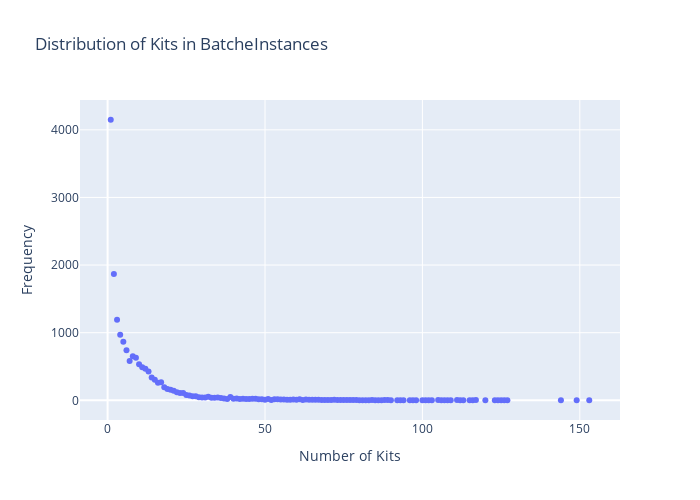

The code cell stored with this chart in its notebook:
### Code cell
cypher_kits_in_batch_distribution = """
    MATCH (n:BatchInstance)
    WITH size(n.kits) AS number_kits
    RETURN number_kits, count(number_kits) AS frequency 
"""
def kits_in_batch_distribution(uri, username, password, cypher_kits_in_batch_distribution):
    driver = GraphDatabase.driver(uri, auth=(username, password))
    with driver.session() as session:
        result = session.run(cypher_kits_in_batch_distribution)
        data = result.data()
        return data
    
results_kits_in_batch_distribution = kits_in_batch_distribution(uri, username, password, cypher_kits_in_batch_distribution)

number_kits = [record['number_kits'] for record in results_kits_in_batch_distribution]
frequency = [record['frequency'] for record in results_kits_in_batch_distribution]

fig = px.scatter(x=number_kits, y=frequency, title='Distribution of Kits in BatcheInstances', labels={'x':'Number of Kits', 'y':'Frequency'})
fig.update_layout(width=700, height=500)


fig.show()

#pio.write_image(fig, 'Distribution_of_Kits_in_BatcheInstances.png', width=800, height=400, scale=3)

### Figure 1 — Plotly figure (JSON) as saved in the notebook; plotly's stock layout.template omitted (floating-point values rounded to 4 significant figures)
{"data": [{"hovertemplate": "Number of Kits=%{x}<br>Frequency=%{y}<extra></extra>", "legendgroup": "", "marker": {"color": "#636efa", "symbol": "circle"}, "mode": "markers", "name": "", "orientation": "v", "showlegend": false, "type": "scatter", "x": [16, 1, 98, 18, 34, 20, 8, 47, 4, 17, 11, 15, 10, 9, 32, 14, 2, 38, 53, 81, 5, 7, 6, 77, 13, 45, 89, 29, 64, 54, 39, 28, 23, 24, 66, 61, 43, 33, 3, 88, 12, 57, 56, 31, 68, 37, 36, 46, 21, 48, 52, 19, 44, 25, 73, 76, 35, 74, 22, 55, 27, 26, 79, 41, 42, 65, 49, 51, 40, 63, 58, 30, 111, 60, 105, 50, 78, 84, 62, 59, 75, 67, 71, 70, 97, 69, 92, 100, 90, 83, 125, 153, 72, 116, 87, 93, 80, 101, 124, 106, 94, 102, 85, 120, 86, 96, 117, 108, 112, 82, 107, 127, 144, 149, 126, 103, 115, 123, 113, 109], "xaxis": "x", "y": [259, 4149, 2, 195, 39, 155, 652, 22, 970, 269, 488, 305, 532, 631, 53, 337, 1869, 20, 14, 2, 866, 581, 740, 4, 425, 18, 3, 46, 8, 14, 48, 60, 109, 109, 10, 14, 25, 37, 1190, 4, 466, 7, 12, 41, 6, 28, 33, 22, 142, 16, 5, 167, 18, 79, 5, 3, 42, 5, 118, 12, 61, 70, 6, 28, 21, 9, 15, 21, 23, 12, 10, 42, 3, 7, 5, 7, 6, 4, 4, 11, 4, 8, 5, 5, 2, 5, 2, 1, 2, 2, 2, 1, 7, 1, 1, 1, 2, 2, 1, 2, 1, 1, 2, 1, 1, 1, 3, 1, 1, 2, 1, 1, 2, 1, 1, 1, 1, 1, 1, 1], "yaxis": "y"}], "layout": {"height": 500, "legend": {"tracegroupgap": 0}, "title": {"text": "Distribution of Kits in BatcheInstances"}, "width": 700, "xaxis": {"anchor": "y", "domain": [0, 1], "title": {"text": "Number of Kits"}}, "yaxis": {"anchor": "x", "domain": [0, 1], "title": {"text": "Frequency"}}}}
